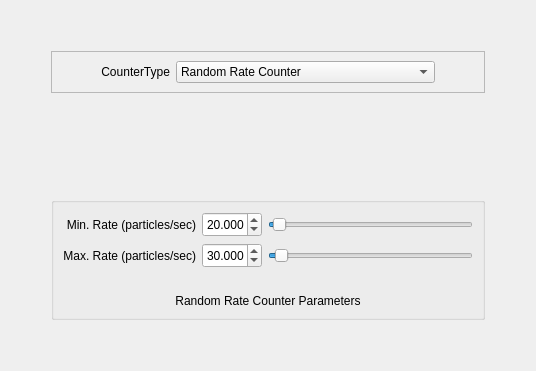
         <widget class="QWidget" name="CounterTab">
          <attribute name="title">
           <string>Counter</string>
          </attribute>
          <layout class="QGridLayout" name="gridLayout">
           <item row="1" column="1">
            <widget class="QFrame" name="CounterTypeFrame">
             <property name="frameShape">
              <enum>QFrame::StyledPanel</enum>
             </property>
             <property name="frameShadow">
              <enum>QFrame::Raised</enum>
             </property>
             <layout class="QHBoxLayout" name="horizontalLayout_17">
              <item>
               <spacer name="horizontalSpacer_26">
                <property name="orientation">
                 <enum>Qt::Horizontal</enum>
                </property>
                <property name="sizeType">
                 <enum>QSizePolicy::Preferred</enum>
                </property>
                <property name="sizeHint" stdset="0">
                 <size>
                  <width>40</width>
                  <height>20</height>
                 </size>
                </property>
               </spacer>
              </item>
              <item>
               <widget class="QLabel" name="CounterTypeLabel">
                <property name="sizePolicy">
                 <sizepolicy hsizetype="Fixed" vsizetype="Preferred">
                  <horstretch>0</horstretch>
                  <verstretch>0</verstretch>
                 </sizepolicy>
                </property>
                <property name="text">
                 <string>CounterType</string>
                </property>
                <property name="alignment">
                 <set>Qt::AlignRight|Qt::AlignTrailing|Qt::AlignVCenter</set>
                </property>
               </widget>
              </item>
              <item>
               <widget class="QComboBox" name="CounterTypeComboBox">
                <property name="sizePolicy">
                 <sizepolicy hsizetype="Preferred" vsizetype="Fixed">
                  <horstretch>0</horstretch>
                  <verstretch>0</verstretch>
                 </sizepolicy>
                </property>
                <property name="minimumSize">
                 <size>
                  <width>180</width>
                  <height>0</height>
                 </size>
                </property>
                <item>
                 <property name="text">
                  <string>Random Rate Counter</string>
                 </property>
                </item>
               </widget>
              </item>
              <item>
               <spacer name="horizontalSpacer_42">
                <property name="orientation">
                 <enum>Qt::Horizontal</enum>
                </property>
                <property name="sizeType">
                 <enum>QSizePolicy::Preferred</enum>
                </property>
                <property name="sizeHint" stdset="0">
                 <size>
                  <width>40</width>
                  <height>20</height>
                 </size>
                </property>
               </spacer>
              </item>
             </layout>
            </widget>
           </item>
           <item row="2" column="1">
            <spacer name="verticalSpacer_7">
             <property name="orientation">
              <enum>Qt::Vertical</enum>
             </property>
             <property name="sizeType">
              <enum>QSizePolicy::MinimumExpanding</enum>
             </property>
             <property name="sizeHint" stdset="0">
              <size>
               <width>434</width>
               <height>98</height>
              </size>
             </property>
            </spacer>
           </item>
           <item row="3" column="1">
            <widget class="QGroupBox" name="RandomRateBox">
             <property name="sizePolicy">
              <sizepolicy hsizetype="Expanding" vsizetype="Fixed">
               <horstretch>0</horstretch>
               <verstretch>0</verstretch>
              </sizepolicy>
             </property>
             <property name="title">
              <string/>
             </property>
             <layout class="QGridLayout" name="gridLayout_17">
              <property name="margin">
               <number>0</number>
              </property>
              <property name="spacing">
               <number>0</number>
              </property>
              <item row="0" column="0">
               <widget class="QStackedWidget" name="CounterTypeStackedWidget">
                <property name="currentIndex">
                 <number>0</number>
                </property>
                <widget class="QWidget" name="RandomRateCounterPage">
                 <layout class="QGridLayout" name="gridLayout_28">
                  <item row="0" column="0">
                   <widget class="QLabel" name="MinRateLabel">
                    <property name="sizePolicy">
                     <sizepolicy hsizetype="Preferred" vsizetype="Fixed">
                      <horstretch>0</horstretch>
                      <verstretch>0</verstretch>
                     </sizepolicy>
                    </property>
                    <property name="minimumSize">
                     <size>
                      <width>0</width>
                      <height>25</height>
                     </size>
                    </property>
                    <property name="toolTip">
                     <string>The minimum number of particles/sec output from the Emitter</string>
                    </property>
                    <property name="text">
                     <string>Min. Rate (particles/sec)</string>
                    </property>
                    <property name="alignment">
                     <set>Qt::AlignRight|Qt::AlignTrailing|Qt::AlignVCenter</set>
                    </property>
                   </widget>
                  </item>
                  <item row="0" column="1">
                   <widget class="QDoubleSpinBox" name="RandomRateMinRateSpinBox">
                    <property name="sizePolicy">
                     <sizepolicy hsizetype="Fixed" vsizetype="Fixed">
                      <horstretch>0</horstretch>
                      <verstretch>0</verstretch>
                     </sizepolicy>
                    </property>
                    <property name="minimumSize">
                     <size>
                      <width>60</width>
                      <height>25</height>
                     </size>
                    </property>
                    <property name="maximumSize">
                     <size>
                      <width>60</width>
                      <height>25</height>
                     </size>
                    </property>
                    <property name="toolTip">
                     <string>The minimum number of particles/sec output from the Emitter</string>
                    </property>
                    <property name="alignment">
                     <set>Qt::AlignRight|Qt::AlignTrailing|Qt::AlignVCenter</set>
                    </property>
                    <property name="decimals">
                     <number>3</number>
                    </property>
                    <property name="maximum">
                     <double>1000.000000000000000</double>
                    </property>
                    <property name="singleStep">
                     <double>0.100000000000000</double>
                    </property>
                    <property name="value">
                     <double>20.000000000000000</double>
                    </property>
                   </widget>
                  </item>
                  <item row="0" column="2">
                   <widget class="QSlider" name="RandomRateMinRateSlider">
                    <property name="toolTip">
                     <string>The minimum number of particles/sec output from the Emitter</string>
                    </property>
                    <property name="maximum">
                     <number>10000</number>
                    </property>
                    <property name="value">
                     <number>200</number>
                    </property>
                    <property name="orientation">
                     <enum>Qt::Horizontal</enum>
                    </property>
                   </widget>
                  </item>
                  <item row="1" column="0">
                   <widget class="QLabel" name="MaxRateLabel">
                    <property name="sizePolicy">
                     <sizepolicy hsizetype="Preferred" vsizetype="Fixed">
                      <horstretch>0</horstretch>
                      <verstretch>0</verstretch>
                     </sizepolicy>
                    </property>
                    <property name="minimumSize">
                     <size>
                      <width>0</width>
                      <height>25</height>
                     </size>
                    </property>
                    <property name="toolTip">
                     <string>The maximum number of particles/sec output from the Emitter</string>
                    </property>
                    <property name="text">
                     <string>Max. Rate (particles/sec)</string>
                    </property>
                    <property name="alignment">
                     <set>Qt::AlignRight|Qt::AlignTrailing|Qt::AlignVCenter</set>
                    </property>
                   </widget>
                  </item>
                  <item row="1" column="1">
                   <widget class="QDoubleSpinBox" name="RandomRateMaxRateSpinBox">
                    <property name="sizePolicy">
                     <sizepolicy hsizetype="Fixed" vsizetype="Fixed">
                      <horstretch>0</horstretch>
                      <verstretch>0</verstretch>
                     </sizepolicy>
                    </property>
                    <property name="minimumSize">
                     <size>
                      <width>60</width>
                      <height>25</height>
                     </size>
                    </property>
                    <property name="maximumSize">
                     <size>
                      <width>60</width>
                      <height>25</height>
                     </size>
                    </property>
                    <property name="toolTip">
                     <string>The maximum number of particles/sec output from the Emitter</string>
                    </property>
                    <property name="alignment">
                     <set>Qt::AlignRight|Qt::AlignTrailing|Qt::AlignVCenter</set>
                    </property>
                    <property name="decimals">
                     <number>3</number>
                    </property>
                    <property name="maximum">
                     <double>1000.000000000000000</double>
                    </property>
                    <property name="singleStep">
                     <double>0.100000000000000</double>
                    </property>
                    <property name="value">
                     <double>30.000000000000000</double>
                    </property>
                   </widget>
                  </item>
                  <item row="1" column="2">
                   <widget class="QSlider" name="RandomRateMaxRateSlider">
                    <property name="toolTip">
                     <string>The maximum number of particles/sec output from the Emitter</string>
                    </property>
                    <property name="maximum">
                     <number>10000</number>
                    </property>
                    <property name="value">
                     <number>300</number>
                    </property>
                    <property name="orientation">
                     <enum>Qt::Horizontal</enum>
                    </property>
                   </widget>
                  </item>
                  <item row="2" column="0" colspan="3">
                   <spacer name="verticalSpacer_20">
                    <property name="orientation">
                     <enum>Qt::Vertical</enum>
                    </property>
                    <property name="sizeType">
                     <enum>QSizePolicy::Fixed</enum>
                    </property>
                    <property name="sizeHint" stdset="0">
                     <size>
                      <width>20</width>
                      <height>20</height>
                     </size>
                    </property>
                   </spacer>
                  </item>
                  <item row="3" column="0" colspan="3">
                   <widget class="QLabel" name="RandomRateLabel">
                    <property name="sizePolicy">
                     <sizepolicy hsizetype="Preferred" vsizetype="Fixed">
                      <horstretch>0</horstretch>
                      <verstretch>0</verstretch>
                     </sizepolicy>
                    </property>
                    <property name="text">
                     <string>Random Rate Counter Parameters</string>
                    </property>
                    <property name="alignment">
                     <set>Qt::AlignCenter</set>
                    </property>
                   </widget>
                  </item>
                 </layout>
                </widget>
                <widget class="QWidget" name="EmptyCounterPage"/>
               </widget>
              </item>
             </layout>
            </widget>
           </item>
           <item row="2" column="0" rowspan="2">
            <spacer name="horizontalSpacer_13">
             <property name="orientation">
              <enum>Qt::Horizontal</enum>
             </property>
             <property name="sizeType">
              <enum>QSizePolicy::Preferred</enum>
             </property>
             <property name="sizeHint" stdset="0">
              <size>
               <width>40</width>
               <height>20</height>
              </size>
             </property>
            </spacer>
           </item>
           <item row="2" column="2" rowspan="2">
            <spacer name="horizontalSpacer_15">
             <property name="orientation">
              <enum>Qt::Horizontal</enum>
             </property>
             <property name="sizeType">
              <enum>QSizePolicy::Preferred</enum>
             </property>
             <property name="sizeHint" stdset="0">
              <size>
               <width>40</width>
               <height>20</height>
              </size>
             </property>
            </spacer>
           </item>
           <item row="4" column="1">
            <spacer name="verticalSpacer_9">
             <property name="orientation">
              <enum>Qt::Vertical</enum>
             </property>
             <property name="sizeType">
              <enum>QSizePolicy::Expanding</enum>
             </property>
             <property name="sizeHint" stdset="0">
              <size>
               <width>20</width>
               <height>40</height>
              </size>
             </property>
            </spacer>
           </item>
           <item row="0" column="1">
            <spacer name="verticalSpacer_10">
             <property name="orientation">
              <enum>Qt::Vertical</enum>
             </property>
             <property name="sizeHint" stdset="0">
              <size>
               <width>20</width>
               <height>40</height>
              </size>
             </property>
            </spacer>
           </item>
          </layout>
         </widget>
